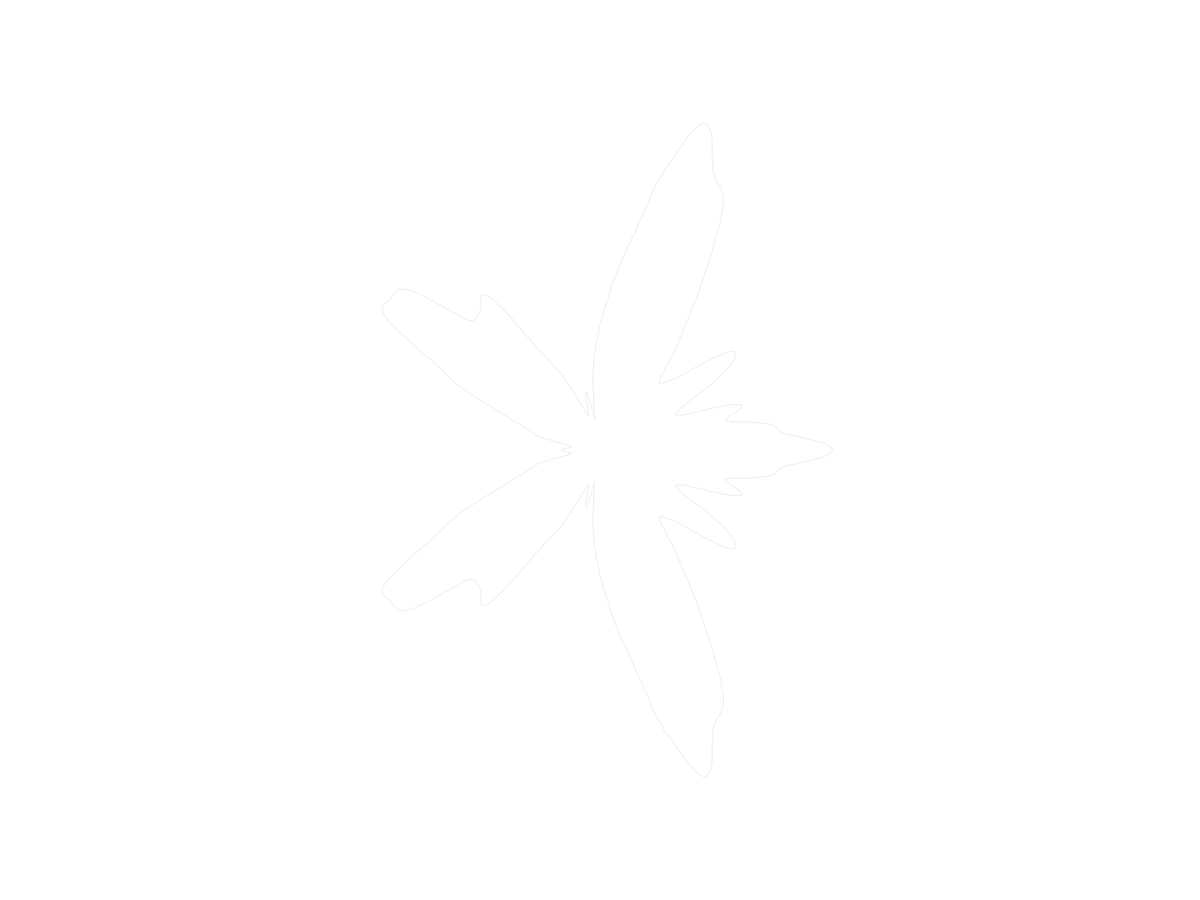
Frame 1 (no input)
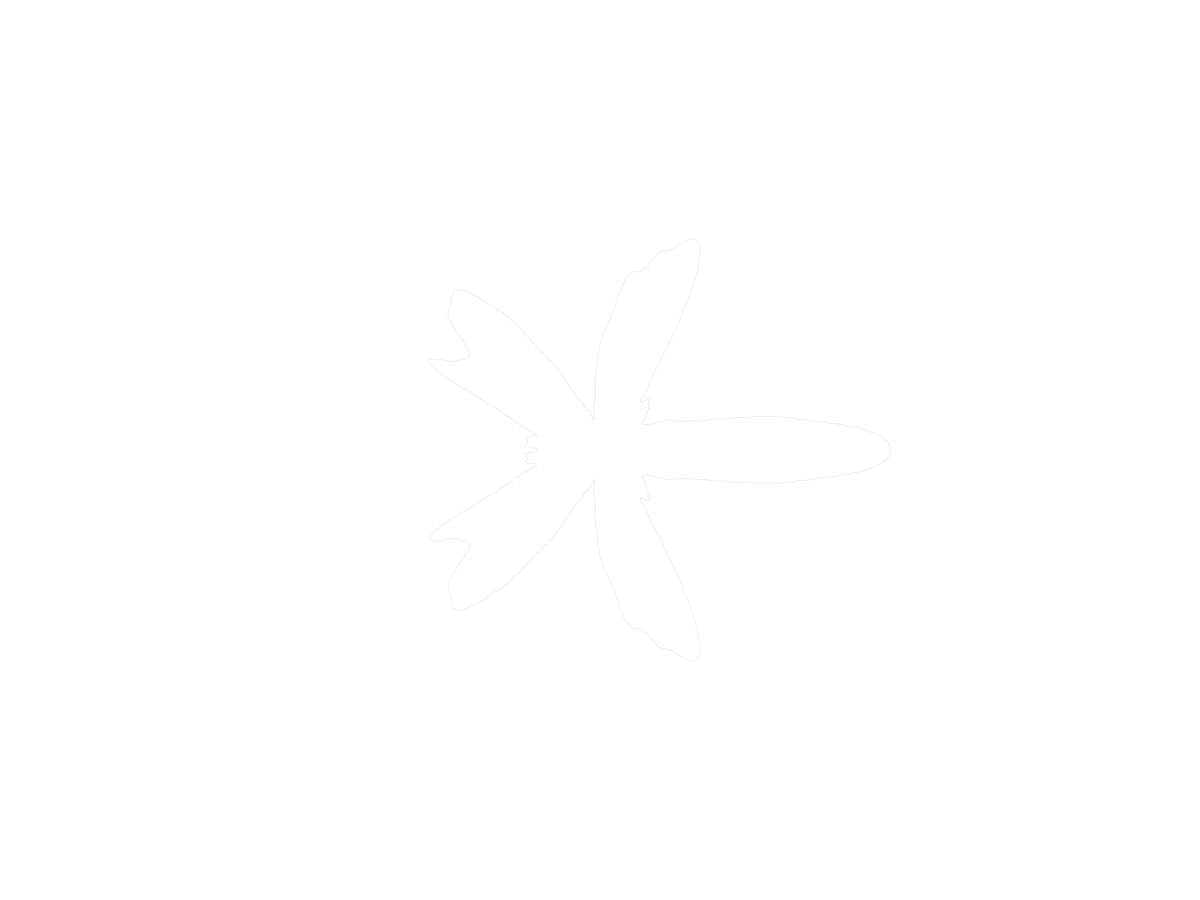
Frame 60 (the mouse pressed at the canvas centre just before this capture)
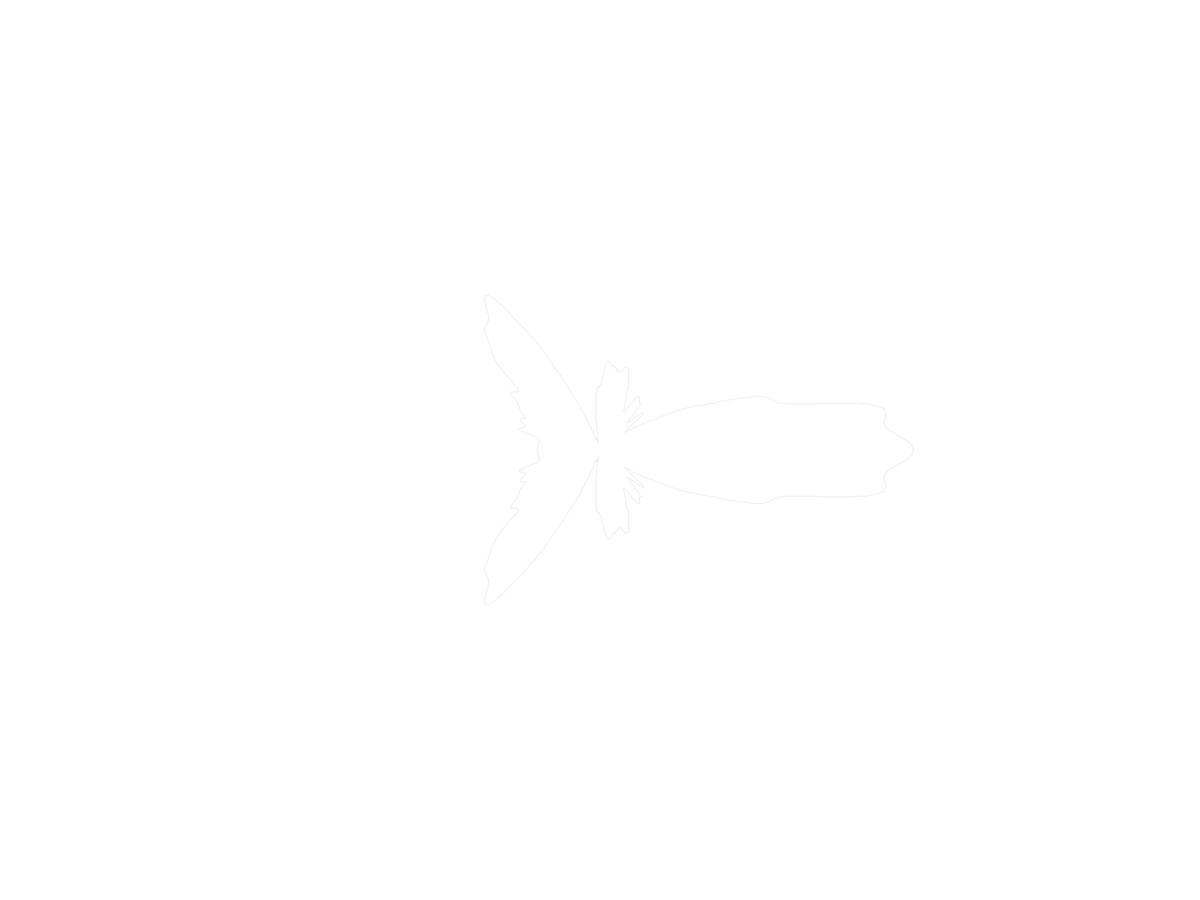
Frame 120 (the mouse held since frame 60 and released just before this capture)

The Processing sketch that drew these frames (run headless with seeded random() and noise(); from frame 60 on, the mouse is pressed at the canvas centre):

// Processing sketch: circle_1_03
// ── circle_1_03.pde
/*___________________________________________________
 //CIRCLE
 
 //A particle system alignd to a circle is reacting to
 //distrubances caused by perlin-noise
 //
 //
 //
 //Minimal Aestetic Disturbance
 //Walter Benjamin
 // Lagrange Interpolation
 //
 //Felix Wagner - 20/06/18
 __________________________________________________*/
//GLOBAL PARAMETERS
//all global parameters with values & comments, e.g.
int w = 900; 
int h = 900;
int sect = 500;
DotSystem system;
int range = 400;
int cRadius = w/4;
float n = 0;
float nfAng = 0.01;
float nfTime = 0.005;
ArrayList<Dot> dots;

boolean bg = true;

//____________________________________________________
//SETTING UP
void settings()
{
	//needed if image size given by parameters
	//width = w; 
	//height = h;
	fullScreen();
}
void setup()
{
	//all those statements to be executed only once
	colorMode(HSB, 360, 100, 100);
	background(0,0,100);
	system = new DotSystem();
  
  	for (int i = 0; i < sect; i++) {
  		float q = map(i, 0, sect, 0, 180);
  		float theta = q * PI/180;
  		system.addDot(new Dot(cRadius, theta));

	  	/*
		angle × π / 180° = theta
	  	*/
  }
}
//_____________________________________________________
//LOOPING
void draw()
{
	if(bg == true){
		background(0,0,100);
	}
	for(int i = 0; i < dots.size(); i++){
			Dot d = dots.get(i);
			d.move(map(noise(i*nfAng, frameCount*nfTime),0,1,cRadius-range,cRadius+range));
		}
	system.run();
}
//______________________________________________________
//FUNCTIONS
//your functions for better structuring
//functions for event handling

class DotSystem{
	PShape s;

	DotSystem(){
		dots = new ArrayList<Dot>();
	}

	void addDot(Dot d){
		dots.add(d);
	}

	void display(){
		s = createShape();
		s.setStroke(color(0,0,0,20));
		s.beginShape();
		pushMatrix();
		translate(width/2,height/2);
		for(Dot d : dots){
			d.run();
			s.vertex(d.position.x,d.position.y);
		}
		for(int i = dots.size()-1; i >= 0; i--){
			Dot d = dots.get(i);
			s.vertex(d.position.x,d.position.y*(-1));
		}
		s.endShape();
		shape(s);
		popMatrix();
	}

	void run(){
		display();
	}
}

class Dot{
	PVector position;
	PVector change;
	float t; //theta
	float r; //radius

	Dot(int radius, float theta){
		r = radius;
		t = theta;
		position = new PVector(r*cos(t),r*sin(t));
		change = new PVector(0,1);
	}


	void display(){
		noFill();
		ellipse(position.x,position.y,5,5);	
	}

	void move(float noise){
		r = noise;
	}

	void run(){
		position.x = r*cos(t);
		position.y = r*sin(t);
		//display();
	}
}

public void keyPressed() {
  if (key == 'b') {
  	if(bg == true){
  		bg = false;
  		println("background: OFF");
  	}
  	else{
  		bg = true;
  		println("background: ON");
  	}
  }
}
